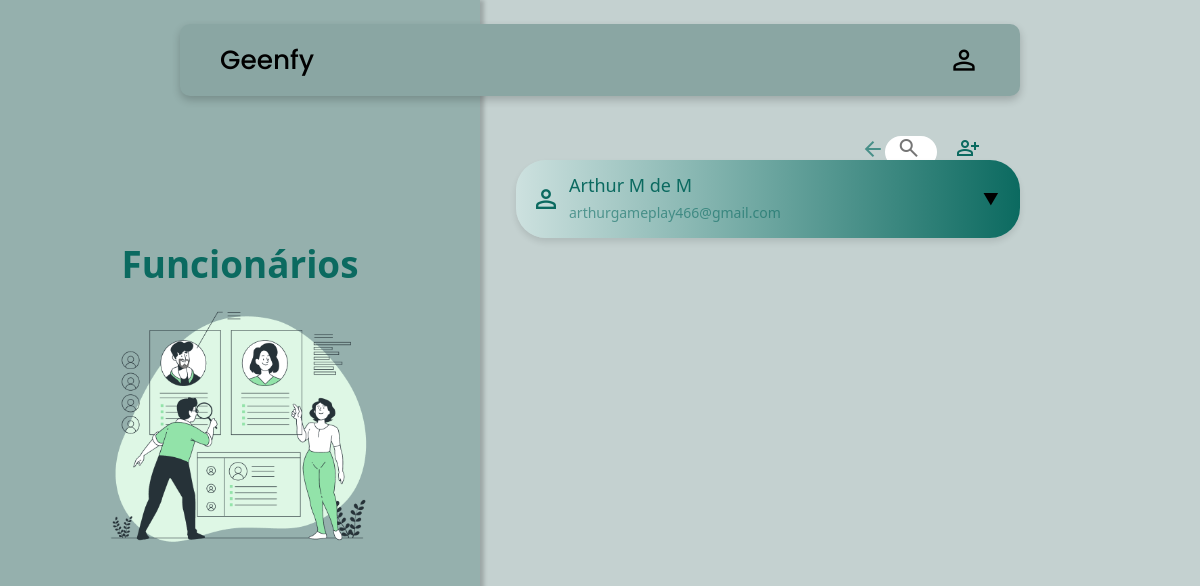
/funcionarios, run on an earlier commit of the app's database.
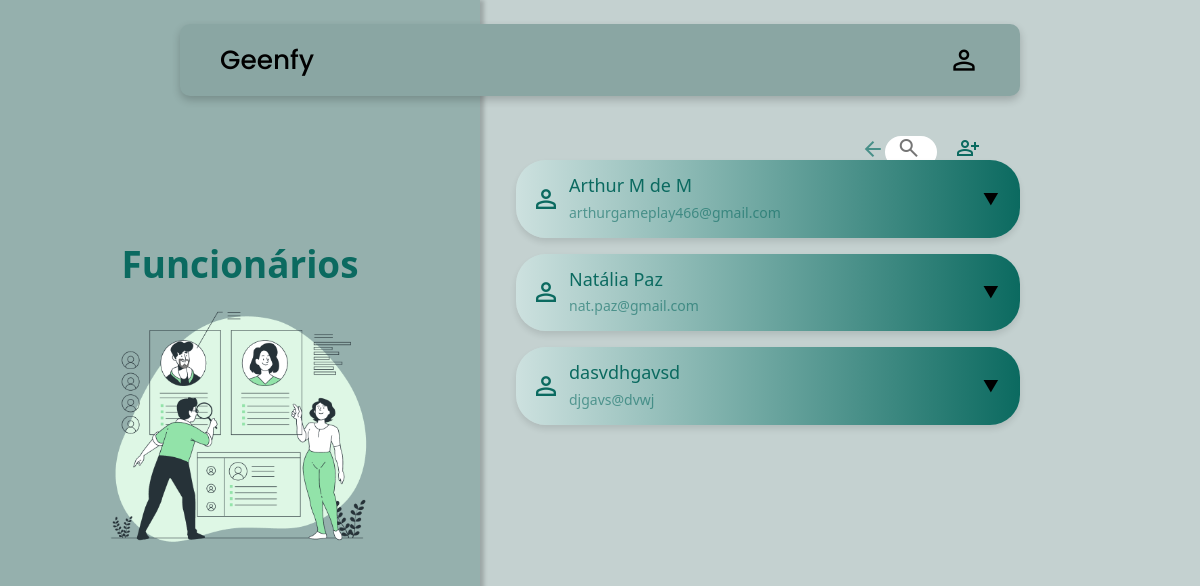
And on a later commit of the database.
### geenfy/models.py (models this page shows)
class Funcionario(models.Model):
    titulo = models.CharField(max_length=55)
    imgFuncionarios = models.ImageField(upload_to="imgFuncionarios/")

class Usuario(models.Model):
    user = models.ForeignKey(User, on_delete=models.CASCADE)
    login_IHX = models.CharField(max_length=30)
    senha_IHX = models.CharField(max_length=20)
    login_CAF = models.CharField(max_length=30)
    senha_CAF = models.CharField(max_length=20)

### geenfy/views.py (the view)
# urls.py: path('funcionarios', views.Funcionario_View, name="funcionarios"),
def Funcionario_View(request):
    context = {}
    dados_usuario = Usuario.objects.all()
    context ["dados_usuario"] = dados_usuario
    dados_funcionario = Funcionario.objects.all()
    context ["dados_funcionario"] = dados_funcionario
    user_is_Coordenador = request.user.groups.filter(name="Coordenador").exists() if request.user.is_authenticated else False
    context["user_is_Coordenador"] = user_is_Coordenador
    return render(request, "funcionarios.html", context)

### geenfy/templates/funcionarios.html (shortened to what this page needs)
{% extends 'index.html' %}
{% block body%}
<main class="containerFuncionarios">
    <div class="colunaFuncionarios">
        <h1 class="tituloFunc">{{ dados_funcionario.0.titulo }}</h1>
        <img class="imgFuncionarios" src="{{ dados_funcionario.0.imgFuncionarios.url }}" alt="imagemFuncionarios">
    </div>
    <div class="container2">
        <div class="iconeFunc">
            <div class="search-container">
                <div>
                <a class="navbar-brand back-arrow" id="backArrow">
                    <span class="material-symbols-outlined backarrow-icn">arrow_back</span>
                </a>
            </div>
                <div class="search-box">
                    <input type="text" class="search-text" id="searchInput" placeholder="Pesquisar sala">
                    <a class="search-btn" id="searchBtn">
                        <span type="submit" style="color: #4d4c4cc5" class="material-symbols-outlined">search</span>
                    </a>
                </div>
            </div>
            <span class="material-symbols-outlined">
            </span>
        </div>
        <div class="user-cards-wrapper">
            {% for funcionario in dados_usuario %}
            <div class="user-card">
                <div class="user-header"
                    onclick="toggleDetails('details-content-{{ forloop.counter }}', 'dropdown-arrow-{{ forloop.counter }}')">
                    <div class="user-info">
                        <span class="material-symbols-outlined iconFunc">
                        </span>
                        <div class="user-details">
                            <h3>{{ funcionario.user.first_name }}</h3>
                            <p>{{ funcionario.user.email }}</p>
                        </div>
                    </div>
                    <button class="accordion"><span id="dropdown-arrow-{{ forloop.counter }}"
                            class="arrow">▼</span></button>
                </div>
            </div>
            {% endfor %}
        </div>
    </div>
</main>
{% endblock %}

What changed in the data, as far as the page shows it:
added Usuario: user.first_name "Natália Paz", user.email "nat.paz@gmail.com"
added Usuario: user.first_name "dasvdhgavsd", user.email "djgavs@dvwj"
